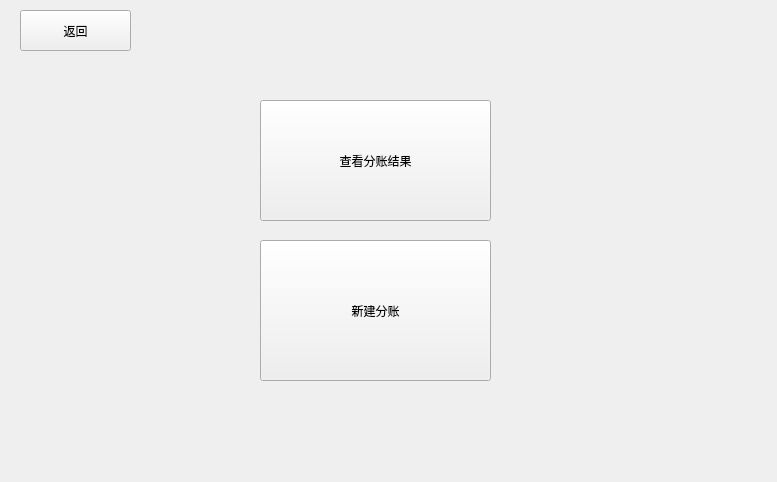
<?xml version="1.0" encoding="UTF-8"?>
<ui version="4.0">
 <class>fenzhangjiemian</class>
 <widget class="QWidget" name="fenzhangjiemian">
  <property name="geometry">
   <rect>
    <x>0</x>
    <y>0</y>
    <width>777</width>
    <height>482</height>
   </rect>
  </property>
  <property name="windowTitle">
   <string>Form</string>
  </property>
  <widget class="QPushButton" name="pushButton">
   <property name="geometry">
    <rect>
     <x>260</x>
     <y>240</y>
     <width>231</width>
     <height>141</height>
    </rect>
   </property>
   <property name="styleSheet">
    <string notr="true">font: 24pt &quot;宋体&quot;;</string>
   </property>
   <property name="text">
    <string>新建分账</string>
   </property>
  </widget>
  <widget class="QPushButton" name="pushButton_2">
   <property name="geometry">
    <rect>
     <x>260</x>
     <y>100</y>
     <width>231</width>
     <height>121</height>
    </rect>
   </property>
   <property name="styleSheet">
    <string notr="true">font: 24pt &quot;宋体&quot;;</string>
   </property>
   <property name="text">
    <string>查看分账结果</string>
   </property>
  </widget>
  <widget class="QPushButton" name="pushButton_3">
   <property name="geometry">
    <rect>
     <x>20</x>
     <y>10</y>
     <width>111</width>
     <height>41</height>
    </rect>
   </property>
   <property name="styleSheet">
    <string notr="true">font: 24pt &quot;宋体&quot;;</string>
   </property>
   <property name="text">
    <string>返回</string>
   </property>
  </widget>
 </widget>
 <resources/>
 <connections/>
</ui>
